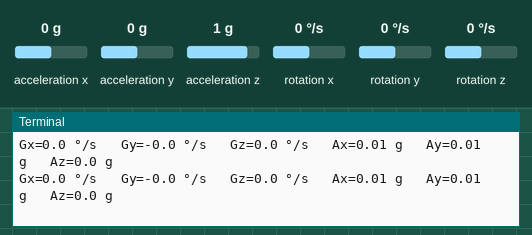
Recording of a program running on a simulated Raspberry Pi (BCM pin numbers). On the bench: the last lines printed to the terminal. The test bench sets the inputs (shaded band); at power-on: acceleration x 0 g, acceleration y 0 g, acceleration z 1 g, rotation x 0 °/s, rotation y 0 °/s, rotation z 0 °/s.

Above: at 1.2 s.
1.3 s: acceleration x set to -1.4 g
At 1.42 s:
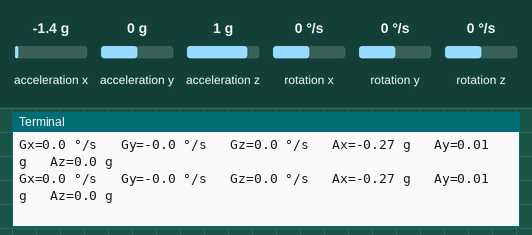
2.8 s: acceleration y set to -1.4 g
At 2.93 s:
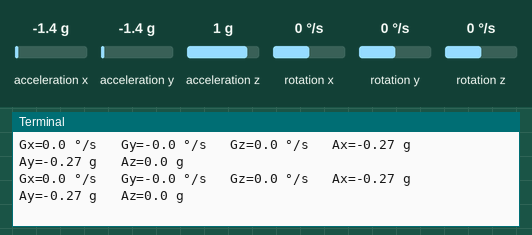
4.3 s: acceleration z set to -1.4 g
At 4.43 s:
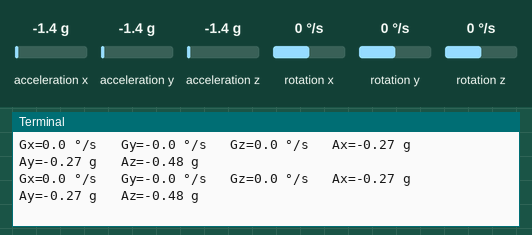
5.8 s: rotation x set to -192 °/s
At 5.94 s:
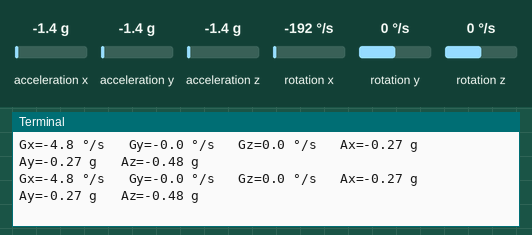
7.3 s: rotation y set to -192 °/s
At 7.45 s:
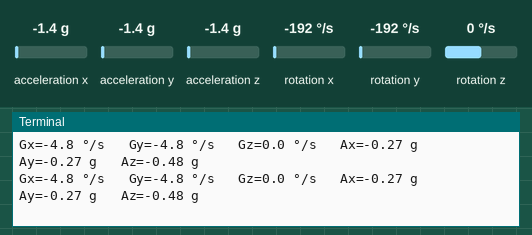

The program:

AccGyro.py
```python
'''
        Read Gyro and Accelerometer by Interfacing Raspberry Pi with MPU6050 using Python
    http://www.electronicwings.com

    Black moves forward
    White moves back
    -Gy tilt forward
    +Gy tilt back
    +Gx tilt left
    -Gx tilt right
    Gz rotate
    +Ax moves forward
    -Ax moves backward
    Az moves up or down
'''
import smbus         #import SMBus module of I2C
from time import sleep          #import
import math

bus = smbus.SMBus(1)    # or bus = smbus.SMBus(0) for older version boards
Device_Address = 0x68   # MPU6050 device address

#some MPU6050 Registers and their Address
PWR_MGMT_1   = 0x6B
SMPLRT_DIV   = 0x19
CONFIG       = 0x1A
GYRO_CONFIG  = 0x1B
INT_ENABLE   = 0x38
ACCEL_XOUT_H = 0x3B
ACCEL_YOUT_H = 0x3D
ACCEL_ZOUT_H = 0x3F
GYRO_XOUT_H  = 0x43
GYRO_YOUT_H  = 0x45
GYRO_ZOUT_H  = 0x47

def MPU_Init():

    #write to sample rate register
    bus.write_byte_data(Device_Address, SMPLRT_DIV, 7)

    #Write to power management register
    bus.write_byte_data(Device_Address, PWR_MGMT_1, 1)

    #Write to Configuration register
    bus.write_byte_data(Device_Address, CONFIG, 0)

    #Write to Gyro configuration register
    bus.write_byte_data(Device_Address, GYRO_CONFIG, 24)

    #Write to interrupt enable register
    bus.write_byte_data(Device_Address, INT_ENABLE, 1)


def read_raw_data(addr):
    #Accelero and Gyro value are 16-bit
        high = bus.read_byte_data(Device_Address, addr)
        low = bus.read_byte_data(Device_Address, addr+1)

        #concatenate higher and lower value
        value = ((high << 8) | low)

        #to get signed value from mpu6050
        if(value > 32768):
                value = value - 65536
        return value

def GyroscopeInfo():
    #Read Gyroscope raw value
    gyro_x = read_raw_data(GYRO_XOUT_H)
    gyro_y = read_raw_data(GYRO_YOUT_H)
    gyro_z = read_raw_data(GYRO_ZOUT_H)

    Gx = round(gyro_x/131.0,2)
    Gy = round(gyro_y/131.0,2)
    Gz = round(gyro_z/131.0,2)

    Gx=Gx+0.12
    Gy=Gy-0.23
    #Gz=Gz+0.005

    return Gx,Gy,Gz

def AccelerometerInfo():
    #Read Accelerometer raw value
    acc_x = read_raw_data(ACCEL_XOUT_H)
    acc_y = read_raw_data(ACCEL_YOUT_H)
    acc_z = read_raw_data(ACCEL_ZOUT_H)

    Ax = round(acc_x/16384.0,3)
    Ay = round(acc_y/16384.0,3)
    Az = round(acc_z/16384.0,3)

    Ax=Ax+0.06
    Ay=Ay+0.03
    Az=Az-0.9999

    return Ax,Ay,Az

def AverageInfo():

    TGx=0
    TGy=0
    TGz=0
    TAx=0
    TAy=0
    TAz=0
    for i in range(0,5,1):
        Gx,Gy,Gz=GyroscopeInfo()
        Ax,Ay,Az=AccelerometerInfo()
        TGx=+Gx
        TGy=+Gy
        TGz=+Gz
        TAx=+Ax
        TAy=+Ay
        TAz=+Az
    TGx=round(math.floor(TGx/5*1000)/1000,1)
    TGy=round(math.floor(TGy/5*1000)/1000,1)
    TGz=round(math.floor(TGz/5*1000)/1000,1)
    TAx=round(math.floor(TAx/5*1000)/1000,2)
    TAy=round(math.floor(TAy/5*1000)/1000,2)
    TAz=round(math.floor(TAz/5*1000)/1000,2)
    return TGx,TGy,TGz,TAx,TAy,TAz

def DifferentAllResult():
    Gx,Gy,Gz,Ax,Ay,Az=AverageInfo()
    if (Gx != 0 or Gy != 0 or Gz != 0 or Ax != 0 or Ay != 0 or Az != 0):
        print ("Gx=%s" %Gx, u'\u00b0'+ "/s", "\tGy=%s" %Gy, u'\u00b0'+ "/s", "\tGz=%s" %Gz, u'\u00b0'+ "/s", "\tAx=%s g" %Ax, "\tAy=%s g" %Ay, "\tAz=%s g" %Az)


if __name__ == "__main__":

    MPU_Init()
    print (" Reading Data of Gyroscope and Accelerometer")
    while True:
        DifferentAllResult()
```

Measured:
- after the input at 1.3 s, the terminal: prints a new line at once (image 1)
- after the input at 2.8 s, the terminal: prints a new line at once (image 2)
- after the input at 4.3 s, the terminal: prints a new line at once (image 3)
- after the input at 5.8 s, the terminal: prints a new line at once (image 4)
- after the input at 7.3 s, the terminal: prints a new line at once (image 5)
